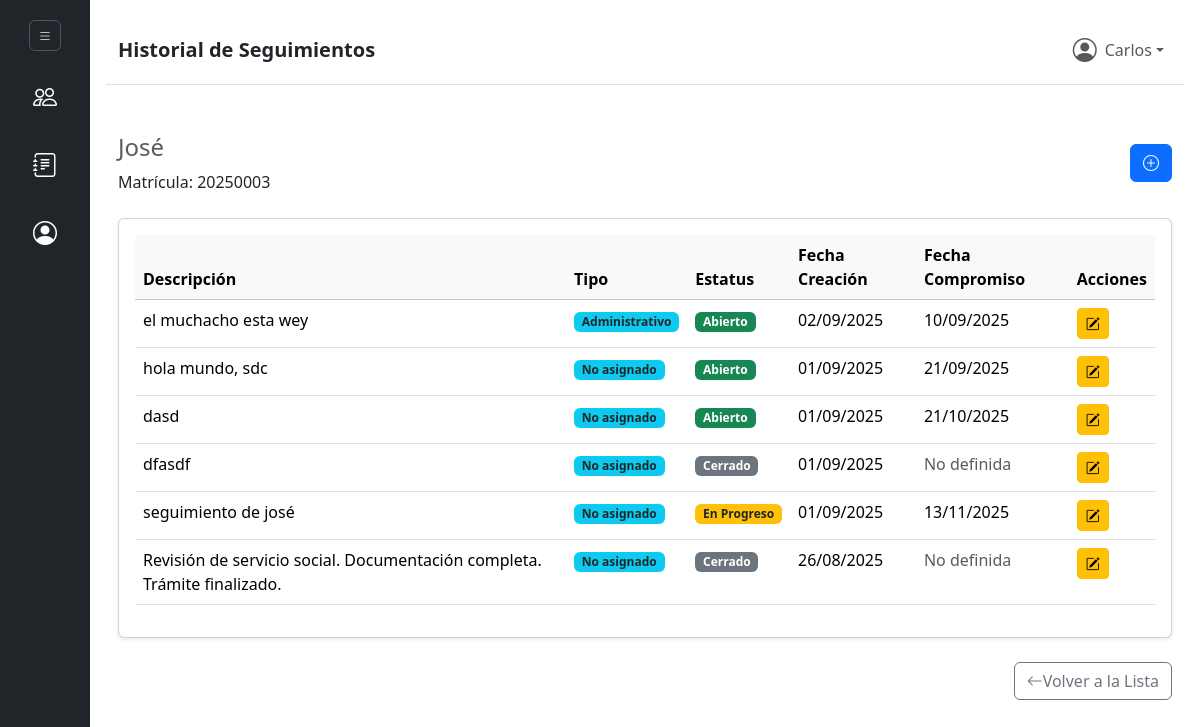
The page /ver_seguimientos.php?id_alumno=3 (signed in) on the database its author committed.
### tables this page shows
CREATE TABLE `alumnos` (
  `id_alumno` int(10) UNSIGNED NOT NULL,
  `matricula` varchar(20) NOT NULL,
  `nombre` varchar(120) NOT NULL,
  `apellido_paterno` varchar(60) NOT NULL,
  `apellido_materno` varchar(60) DEFAULT NULL,
  `estatus` tinyint(4) NOT NULL DEFAULT 1 COMMENT '1=Activo, 0=Inactivo, 2=Egresado, 3=Baja',
  `fecha_creacion` timestamp NOT NULL DEFAULT current_timestamp(),
  `fecha_movimiento` timestamp NOT NULL DEFAULT current_timestamp() ON UPDATE current_timestamp(),
  `usuarios_id_usuario_movimiento` int(10) UNSIGNED DEFAULT NULL,
  `carreras_id_carrera` int(10) UNSIGNED NOT NULL,
  `grupos_id_grupo` int(10) UNSIGNED DEFAULT NULL
);

CREATE TABLE `seguimientos` (
  `id_seguimiento` bigint(20) UNSIGNED NOT NULL,
  `descripcion` text NOT NULL,
  `estatus` tinyint(4) NOT NULL DEFAULT 1 COMMENT '1=Abierto, 2=En Progreso, 3=Cerrado',
  `fecha_creacion` timestamp NOT NULL DEFAULT current_timestamp(),
  `fecha_movimiento` timestamp NOT NULL DEFAULT current_timestamp() ON UPDATE current_timestamp(),
  `fecha_compromiso` date DEFAULT NULL,
  `usuarios_id_usuario_movimiento` int(10) UNSIGNED DEFAULT NULL,
  `alumnos_id_alumno` int(10) UNSIGNED NOT NULL,
  `tutor_id` int(10) UNSIGNED DEFAULT NULL,
  `tipo_seguimiento_id` int(10) UNSIGNED DEFAULT NULL
);

CREATE TABLE `tipo_seguimiento` (
  `id_tipo_seguimiento` int(10) UNSIGNED NOT NULL,
  `nombre` varchar(100) NOT NULL
);

### controllers/alumnoController.php (called while the page is built, shortened)
<?php
require_once __DIR__ . "/../models/Alumno.php";
class AlumnoController {
    public $alumno;
    public function __construct($conn) {
        $this->alumno = new Alumno($conn);
    }
                ?>
            <?php
    public function obtenerAlumnoPorId($idAlumno) {
        $sql = "SELECT * FROM alumnos WHERE id_alumno = :id_alumno";
        $stmt = $this->alumno->conn->prepare($sql);
        $stmt->bindParam(':id_alumno', $idAlumno, PDO::PARAM_INT);
        $stmt->execute();
        return $stmt->fetch(PDO::FETCH_ASSOC);
    }
}
?>

### models/Alumno.php (called while the page is built, shortened)
<?php
class Alumno {
    public function __construct($db = null) {
        $this->conn = $db;
    }
}
?>

### models/Seguimiento.php (called while the page is built, shortened)
<?php
class Seguimiento {
    private $conn;
    private $table = "seguimientos";
    public function __construct($db) {
        $this->conn = $db;
    }
    public function getByAlumno($idAlumno) {
        $sql = "SELECT s.*, ts.nombre as tipo_seguimiento_nombre
                FROM " . $this->table . " s
                LEFT JOIN tipo_seguimiento ts ON s.tipo_seguimiento_id = ts.id_tipo_seguimiento
                WHERE s.alumnos_id_alumno = :idAlumno
                ORDER BY s.fecha_creacion DESC";
        $stmt = $this->conn->prepare($sql);
        $stmt->bindParam(":idAlumno", $idAlumno, PDO::PARAM_INT);
        $stmt->execute();
        return $stmt->fetchAll(PDO::FETCH_ASSOC);
    }
}
?>

### views/ver_seguimientos.php (the view, shortened to what this page needs)
<?php
require_once __DIR__ . "/../controllers/authController.php";
require_once __DIR__ . "/../controllers/alumnoController.php";
require_once __DIR__ . "/../models/Seguimiento.php";
$id_alumno = filter_input(INPUT_GET, 'id_alumno', FILTER_VALIDATE_INT);
$alumnoController = new AlumnoController($conn);
$alumno = $alumnoController->obtenerAlumnoPorId($id_alumno);
include 'objects/header.php';
$seguimientoModel = new Seguimiento($conn);
$seguimientos = $seguimientoModel->getByAlumno($id_alumno);
function getEstatus(int $estatus): string {
    switch ($estatus) {
        case 1: return '<span class="badge bg-success">Abierto</span>';
        case 2: return '<span class="badge bg-warning text-dark">En Progreso</span>';
        case 3: return '<span class="badge bg-secondary">Cerrado</span>';
    }
}
function formatFecha(?string $fecha): string {
    if (empty($fecha)) {
        return '<span class="text-muted">No definida</span>';
    }
    return date("d/m/Y", strtotime($fecha));
}
?>
<div class="container py-5">
    <div class="row">
        <div class="col-12">
            <div class="d-flex justify-content-between align-items-center mb-4">
                <div>
                    <h4 class="text-muted fw-normal">
                        <?= htmlspecialchars($alumno['nombre_completo'] ?? $alumno['nombre']) ?>
                    </h4>
                    <p class="mb-0">Matrícula: <?= htmlspecialchars($alumno['matricula']) ?></p>
                </div>
                <a href="crear_seguimiento.php?id_alumno=<?= $id_alumno ?>" class="btn btn-primary">
                    <i class="bi bi-plus-circle"></i>
                </a>
            </div>
            <div class="card shadow-sm">
                <div class="card-body">
                    <?php if (empty($seguimientos)): ?>
                        <div class="text-center p-4">
                            <p class="mb-0">Aún no hay seguimientos para este alumno.</p>
                        </div>
                    <?php else: ?>
                        <div class="table-responsive">
                            <table class="table table-hover">
                                <thead class="table-light">
                                    <tr>
                                        <th scope="col">Descripción</th>
                                        <th scope="col">Tipo</th>
                                        <th scope="col">Estatus</th>
                                        <th scope="col">Fecha Creación</th>
                                        <th scope="col">Fecha Compromiso</th>
                                        <th scope="col">Acciones</th> </tr>
                                </thead>
                                <tbody>
                                    <?php foreach ($seguimientos as $seguimiento): ?>
                                        <tr>
                                            <td><?= htmlspecialchars($seguimiento['descripcion']) ?></td>
                                            <td>
                                                <span class="badge bg-info text-dark">
                                                    <?= htmlspecialchars($seguimiento['tipo_seguimiento_nombre'] ?? 'No asignado') ?>
                                                </span>
                                            </td>
                                            <td><?= getEstatus((int)$seguimiento['estatus']) ?></td>
                                            <td><?= formatFecha($seguimiento['fecha_creacion']) ?></td>
                                            <td><?= formatFecha($seguimiento['fecha_compromiso']) ?></td>
                                            <td>
                                                <a href="editar_seguimiento.php?id_seguimiento=<?= $seguimiento['id_seguimiento'] ?>" class="btn btn-sm btn-warning">
                                                    <i class="bi bi-pencil-square"></i>
                                                </a>
                                            </td>
                                        </tr>
                                    <?php endforeach; ?>
                                </tbody>
                            </table>
                        </div>
                    <?php endif; ?>
                </div>
            </div>
            <div class="mt-4 text-end">
                <a href="listas.php" class="btn btn-outline-secondary">
                    <i class="bi bi-arrow-left"></i>Volver a la Lista
                </a>
            </div>
        </div>
    </div>
</div>
<?php include 'objects/footer.php'; ?>

### rows shown on the page
alumnos: nombre "José", matricula "20250003"
seguimientos: descripcion "el muchacho esta wey", tipo_seguimiento.nombre "Administrativo", estatus "Abierto", fecha_creacion "02/09/2025", fecha_compromiso "10/09/2025"
seguimientos: descripcion "hola mundo, sdc", tipo_seguimiento_nombre "No asignado", estatus "Abierto", fecha_creacion "01/09/2025", fecha_compromiso "21/09/2025"
seguimientos: descripcion "dasd", tipo_seguimiento_nombre "No asignado", estatus "Abierto", fecha_creacion "01/09/2025", fecha_compromiso "21/10/2025"
seguimientos: descripcion "dfasdf", tipo_seguimiento_nombre "No asignado", estatus "Cerrado", fecha_creacion "01/09/2025", shows "No definida"
seguimientos: descripcion "seguimiento de josé", tipo_seguimiento_nombre "No asignado", estatus "En Progreso", fecha_creacion "01/09/2025", fecha_compromiso "13/11/2025"
seguimientos: descripcion "Revisión de servicio social. Documentación completa. Trámite finalizado.", tipo_seguimiento_nombre "No asignado", estatus "Cerrado", fecha_creacion "26/08/2025", shows "No definida"

### other values the page prints
$page_title "Historial de Seguimientos"
$_SESSION['usuario_nombre'] "Carlos"
